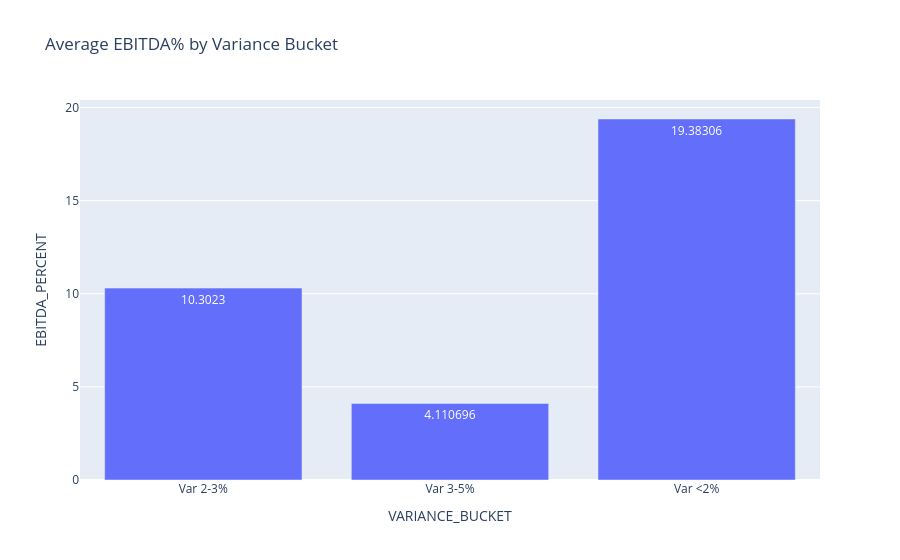

Write notebook code for a chart like this one.
### Code cell
fig = px.bar(
    variance_analysis,
    x='VARIANCE_BUCKET',
    y='EBITDA_PERCENT',
    title='Average EBITDA% by Variance Bucket',
    text_auto=True
)

fig.show()

### Figure 1 — Plotly figure (JSON) as saved in the notebook; plotly's stock layout.template omitted (floating-point values rounded to 4 significant figures)
{"data": [{"hovertemplate": "VARIANCE_BUCKET=%{x}<br>EBITDA_PERCENT=%{y}<extra></extra>", "legendgroup": "", "marker": {"color": "#636efa", "pattern": {"shape": ""}}, "name": "", "orientation": "v", "showlegend": false, "textposition": "auto", "texttemplate": "%{y}", "type": "bar", "x": ["Var 2-3%", "Var 3-5%", "Var <2%"], "xaxis": "x", "y": [10.3, 4.111, 19.38], "yaxis": "y"}], "layout": {"barmode": "relative", "legend": {"tracegroupgap": 0}, "title": {"text": "Average EBITDA% by Variance Bucket"}, "xaxis": {"anchor": "y", "domain": [0, 1], "title": {"text": "VARIANCE_BUCKET"}}, "yaxis": {"anchor": "x", "domain": [0, 1], "title": {"text": "EBITDA_PERCENT"}}}}
